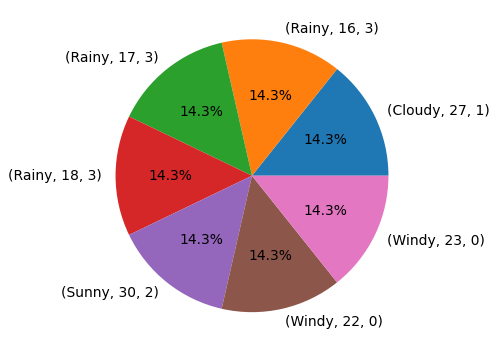

Here is the Python script that generated this plot:
import pandas as pd
import matplotlib.pyplot as plt


weatherData = {
	"weather" : ["Windy", "Cloudy", "Rainy", "Rainy", "Windy", "Sunny", "Rainy"],
	"temperature" : [23, 27, 18, 16, 22, 30, 17]
		}
weatherEncoding = pd.DataFrame(weatherData)
weatherEncoding["weather_encoded"] = weatherEncoding["weather"].map({"Windy" : 0, "Cloudy" : 1, "Sunny" : 2, "Rainy" : 3})
print(weatherEncoding)
print()
print()

weatherDummy = pd.get_dummies(weatherEncoding["weather"])
print(weatherDummy)
print()
print()

weatherEncoding.value_counts().plot.pie(autopct = "%1.1f%%")
plt.ylabel("")
plt.show()
